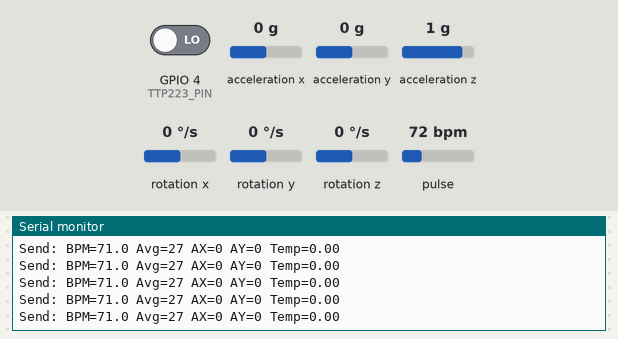
Bench run of a sketch on a simulated ESP32. Parts: the last lines printed to the serial monitor. Inputs (shaded band) come from the test bench; at power-on: pulse 72 bpm, GPIO 4 (TTP223_PIN) LOW, acceleration x 0 g, acceleration y 0 g, acceleration z 1 g, rotation x 0 °/s, rotation y 0 °/s, rotation z 0 °/s. WiFi joins after 1.5 s; servers stay silent unless stated.

Above: at 2.7 s.
2.8 s: pulse set to 42 bpm
At 3.95 s:
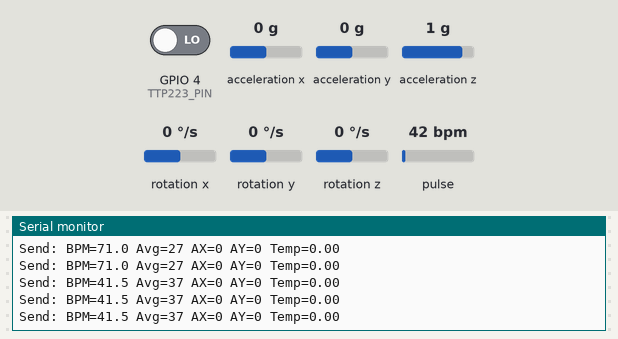
5.8 s: pulse set to 70 bpm
At 5.88 s:
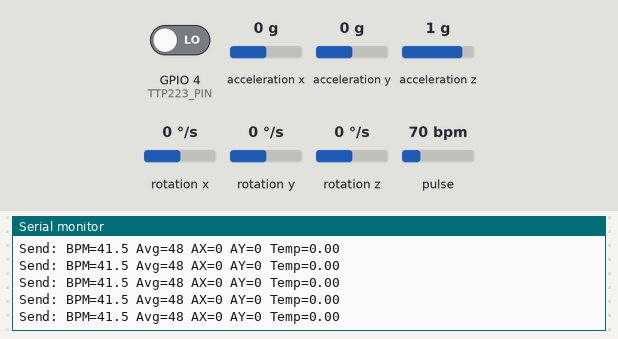
Timing chart, 0 to 8.8 s (numbered marks = the images above; inputs shaded):
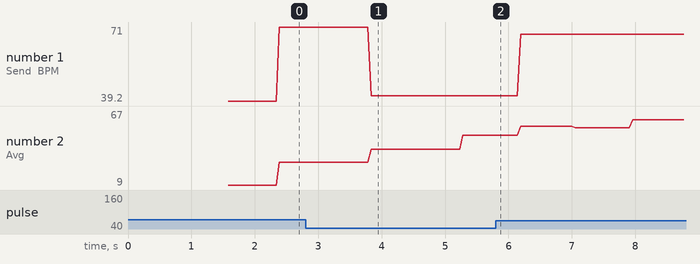

Measured:
- after the input at 2.8 s, the serial monitor: prints a new line after 1.0 s (image 1)
- plotted number 1: 71 → 41.5 after the input at 2.8 s, 41.5 → 67.9 after the input at 5.8 s
- plotted number 2: 27 → 48 after the input at 2.8 s, 48 → 67 after the input at 5.8 s

The sketch:

eglvoeTX.ino
```cpp
#include <WiFi.h>
#include <WiFiUdp.h>
#include <Wire.h>
#include <MPU6050.h>
#include "MAX30105.h"
#include "heartRate.h"
#include <OneWire.h>
#include <DallasTemperature.h>

#define TTP223_PIN 4
#define ONE_WIRE_BUS 5

MAX30105 particleSensor;
MPU6050 mpu;
OneWire oneWire(ONE_WIRE_BUS);
DallasTemperature sensors(&oneWire);

#define mpuTrigger 1000

volatile float beatsPerMinute = 0.0;
volatile int beatAvg = 0;

const byte RATE_SIZE = 4;
byte rates[RATE_SIZE] = {0};
byte rateSpot = 0;
volatile long lastBeat = 0;

unsigned long lastTempSend = 0;
const unsigned long tempInterval = 10000;

// Reduced struct (removed IR and AZ)
typedef struct struct_message {
  int16_t ax;
  int16_t ay;
  float bpm;
  int avgBpm;
  float tempC;
} struct_message;

struct_message myData;

WiFiUDP udp;
const char *ssid = "ESP32_AP";
const char *password = "12345678";
const char *receiverIP = "192.168.4.1";
const int udpPort = 3333;

void heartRateTask(void * parameter) {
  while (1) {
    long currentIr = particleSensor.getIR();

    if (currentIr > 50000) {
      if (checkForBeat(currentIr)) {
        long delta = millis() - lastBeat;
        lastBeat = millis();
        float currentBPM = 60.0 / (delta / 1000.0);

        if (currentBPM > 20 && currentBPM < 255) {
          rates[rateSpot++] = (byte)currentBPM;
          rateSpot %= RATE_SIZE;
          int sum = 0;
          for (byte i = 0; i < RATE_SIZE; i++) sum += rates[i];
          beatAvg = sum / RATE_SIZE;
          beatsPerMinute = currentBPM;
        }
      }
    } else {
      beatsPerMinute = 0;
      beatAvg = 0;
      rateSpot = 0;
      memset((void*)rates, 0, RATE_SIZE);
    }
    delay(30);
  }
}

void setup() {
  Serial.begin(115200);
  Wire.begin();

  pinMode(TTP223_PIN, INPUT);

  mpu.initialize();
  if (!mpu.testConnection()) {
    Serial.println("MPU6050 connection failed!");
    while (1);
  }

  if (!particleSensor.begin(Wire, I2C_SPEED_FAST)) {
    Serial.println("MAX30105 not found. Check wiring/power.");
    while (1);
  }
  particleSensor.setup();
  particleSensor.setPulseAmplitudeRed(0x02);
  particleSensor.setPulseAmplitudeGreen(0);

  sensors.begin();

  WiFi.mode(WIFI_STA);
  WiFi.begin(ssid, password);
  Serial.print("Connecting to receiver AP");
  while (WiFi.status() != WL_CONNECTED) {
    delay(500);
    Serial.print(".");
  }
  Serial.println("\nConnected to Receiver AP!");
  Serial.print("Transmitter IP: ");
  Serial.println(WiFi.localIP());

  xTaskCreatePinnedToCore(heartRateTask, "HeartRateTask", 4096, NULL, 2, NULL, 0);
}

void loop() {
  unsigned long currentMillis = millis();
  bool sendData = false;

  noInterrupts();
  float currentBPM = beatsPerMinute;
  int currentAvgBPM = beatAvg;
  interrupts();

  int16_t ax, ay, az;
  mpu.getAcceleration(&ax, &ay, &az);
  bool touchActive = (digitalRead(TTP223_PIN) == HIGH);
  bool motionTrigger = (ax < -mpuTrigger || ax > mpuTrigger || ay < -mpuTrigger || ay > mpuTrigger);
  if (touchActive && motionTrigger) {
    myData.ax = ax;
    myData.ay = ay;
    sendData = true;
  }

  if (currentMillis - lastTempSend >= tempInterval) {
    lastTempSend = currentMillis;
    sensors.requestTemperatures();
    myData.tempC = sensors.getTempCByIndex(0);
    sendData = true;
  }

  if (currentBPM > 0) {
    myData.bpm = currentBPM;
    myData.avgBpm = currentAvgBPM;
    sendData = true;
  }

  if (sendData) {
    Serial.printf("Send: BPM=%.1f Avg=%d AX=%d AY=%d Temp=%.2f\n",
                  myData.bpm, myData.avgBpm, myData.ax, myData.ay, myData.tempC);

    udp.beginPacket(receiverIP, udpPort);
    udp.write((uint8_t *)&myData, sizeof(myData));
    udp.endPacket();
  }

  delay(50);
}
```
